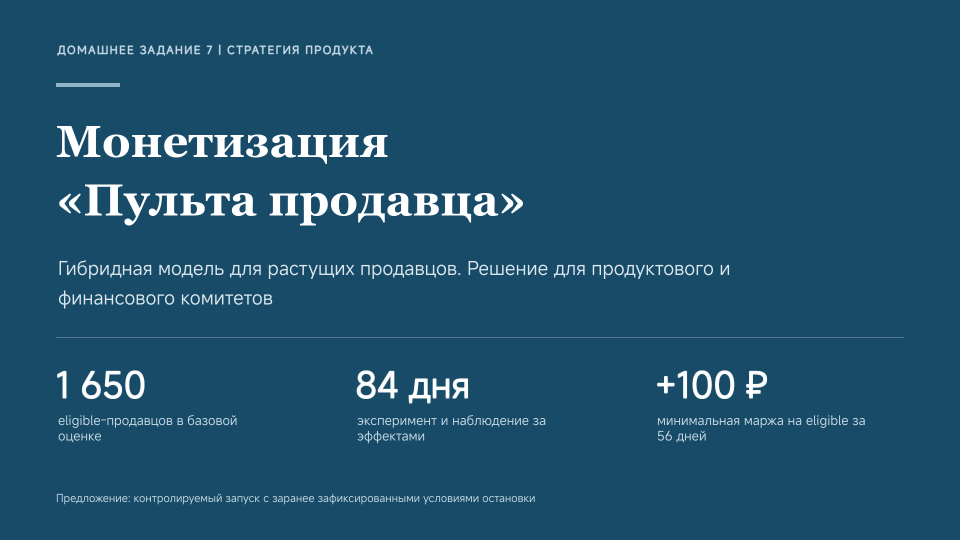
#> input picture стратегия продукта/дз 7/Презентация_монетизация-screenshots/page-1.png, 1920 x 1080 px (shown at 1/2 size)
$ python make_contact_sheet.py
#> lines starting #> are read from the running program, lines starting #| are printed output that depends on the picture
from pathlib import Path
from PIL import Image, ImageDraw

root = Path(__file__).resolve().parent
shots = root / "Презентация_монетизация-screenshots"
out = shots / "overview.png"
thumb_w, thumb_h = 480, 270
sheet = Image.new("RGB", (thumb_w * 2, thumb_h * 5), "white")
#> sheet: PIL image 960x1350 RGB; every value is 255
for i in range(1, 11):
    image = Image.open(shots / f"page-{i}.png").convert("RGB")
    image.thumbnail((thumb_w, thumb_h), Image.Resampling.LANCZOS)
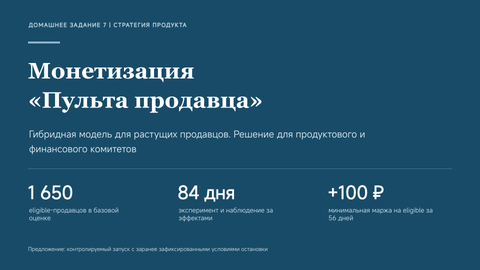
#> image: PIL image 480x270 RGB; mean R, G, B 32, 81.3, 109.3
    x = ((i - 1) % 2) * thumb_w
    y = ((i - 1) // 2) * thumb_h
    sheet.paste(image, (x, y))
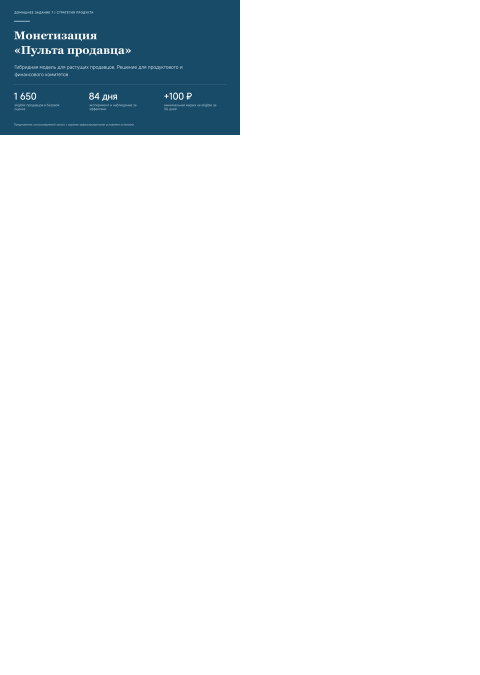
#> sheet: PIL image 960x1350 RGB (shown at 1/2 size); mean R, G, B 232.7, 237.6, 240.4
#> pass 2 of the loop `for i in range(1, 11):`:
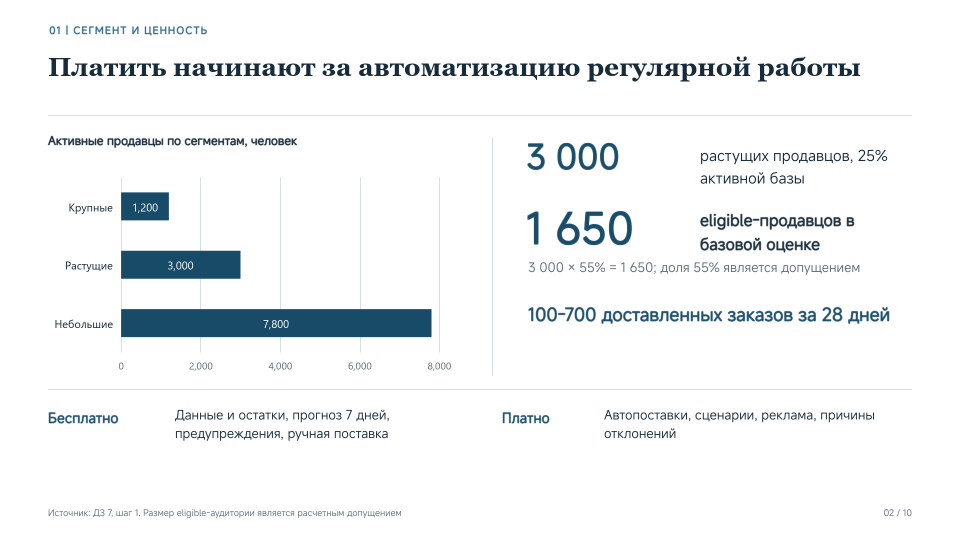
#> input picture стратегия продукта/дз 7/Презентация_монетизация-screenshots/page-2.png, 1920 x 1080 px (shown at 1/2 size)
#> `image.thumbnail((thumb_w, thumb_h), Image.Resampling.LANCZOS)`:
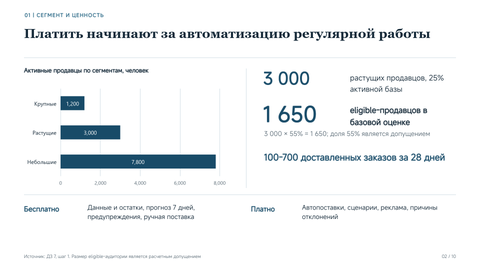
#> image: PIL image 480x270 RGB; mean R, G, B 241.2, 243.6, 245
#> `sheet.paste(image, (x, y))`:
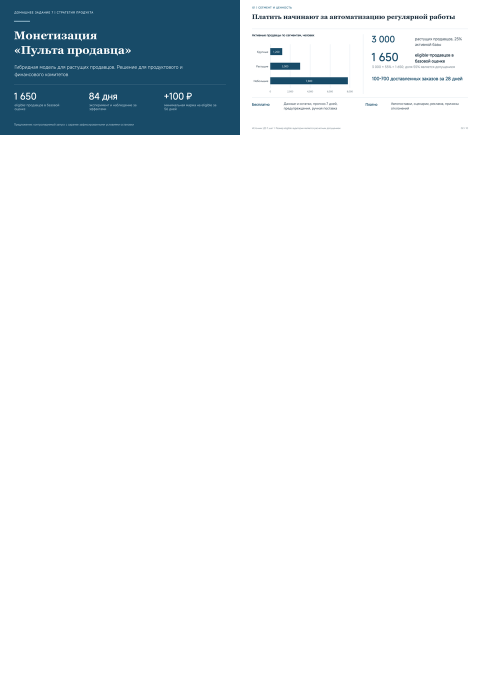
#> sheet: PIL image 960x1350 RGB (shown at 1/2 size); mean R, G, B 231.3, 236.5, 239.4
#> (the run stopped early here; a loop or call above may not have finished)
